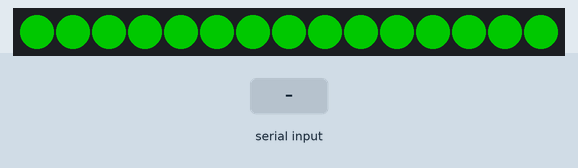
The sketch below on a simulated Arduino Uno, built with avr-gcc and run on an emulated ATmega328P. On the bench: 15 RGB LEDs in strip order, left to right. The test bench sets the inputs (shaded band). Dim RGB values are drawn brighter than linear.

Above: at 0.1 s.
1.8 s: "1" received over Serial
At 3.4 s:
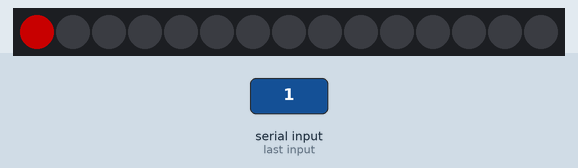
4.3 s: "2" received over Serial
6.8 s: "3" received over Serial
9.3 s: "4" received over Serial
11.8 s: "5" received over Serial
14.3 s: "6" received over Serial
Timing chart, 0 to 17.3 s (numbered marks = the images above; inputs shaded):
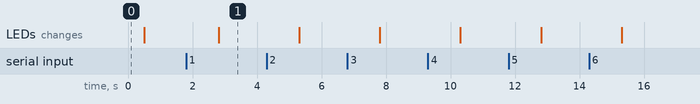

Measured:
- after the input at 1.8 s, the LEDs: change after 1.0 s (image 1)

The sketch:

navtag.ino
```cpp
#include <Adafruit_NeoPixel.h>

#define NUM_LEDS 15
#define DATA_PIN 13

Adafruit_NeoPixel pixels(NUM_LEDS, DATA_PIN, NEO_GRB | NEO_KHZ800);

const uint32_t BLACK = pixels.Color(0, 0, 0);
const uint32_t RED = pixels.Color(255, 0, 0);
const uint32_t GREEN = pixels.Color(0, 255, 0);
const uint32_t BLUE = pixels.Color(0, 0, 255);
const uint32_t PURPLE = pixels.Color(255, 0, 255);
const uint32_t YELLOW = pixels.Color(255, 255, 0);
const uint32_t BROWN_PURPLE = pixels.Color(0, 255, 255);
const uint32_t WHITE = pixels.Color(255, 255, 255);

uint32_t colors[NUM_LEDS];
uint32_t freqs[NUM_LEDS];

void lightAllLeds(uint32_t color)
{
    pixels.clear();
    for (int i = 0; i < NUM_LEDS; i++)
    {
        pixels.setPixelColor(i, color);
    }
    pixels.show();
}

void processInput()
{
    String req = Serial.readString();

    for (int i = 0; (i < req.length()) && (i < NUM_LEDS); i++)
    {
        switch (req[i])
        {
        case '0':
            colors[i] = BLACK;
            break;
        case '1':
            colors[i] = RED;
            break;
        case '2':
            colors[i] = GREEN;
            break;
        case '3':
            colors[i] = BLUE;
            break;
        case '4':
            colors[i] = PURPLE;
            break;
        case '5':
            colors[i] = YELLOW;
            break;
        case '6':
            colors[i] = BROWN_PURPLE;
            break;
        case '7':
            colors[i] = WHITE;
            break;
        default:
            colors[i] = BLACK;
            break;
        }
    }

    // Set freqs
    for (int i = 0; (i + NUM_LEDS < req.length()) && (i < NUM_LEDS); i++)
    {
        int freq = req[i + NUM_LEDS] - '0';
        if (freq >= 0 && freq <= 9)
        {
            freqs[i] = freq;
        }
    }
}

void updateColors()
{
    for (int i = 0; i < NUM_LEDS; i++)
    {
        if (freqs[i] == 0)
        {
            pixels.setPixelColor(i, colors[i]);
        }
        else if (freqs[i] == 9)
        {
            int currentTime = millis() % 6500;
            if (   (currentTime > 0 && currentTime < 250)     || (currentTime > 500 && currentTime < 750)   || (currentTime > 1000 && currentTime < 1250)
                || (currentTime > 1750 && currentTime < 2250) || (currentTime > 2750 && currentTime < 3250) || (currentTime > 3750 && currentTime < 4250)
                || (currentTime > 4750 && currentTime < 5000) || (currentTime > 5250 && currentTime < 5500) || (currentTime > 5750 && currentTime < 6000))
            {
                pixels.setPixelColor(i, colors[i]);
            }
            else
            {
                pixels.setPixelColor(i, BLACK);
            }
        }
        else
        {
            pixels.setPixelColor(i, (millis() % (freqs[i] * 200) > ((freqs[i] * 200) / 2)) ? BLACK : colors[i]);
        }
    }
    pixels.show();
}

void setupPin()
{
    pinMode(LED_BUILTIN, OUTPUT);
    pinMode(DATA_PIN, OUTPUT);

    digitalWrite(LED_BUILTIN, HIGH);
}

void setupLed()
{
    pixels.setBrightness(100);
    pixels.begin();
    pixels.clear();
    pixels.show();
}

void setup()
{
    // Enable serial connection
    Serial.begin(115200);

    // Setup LED
    setupPin();
    setupLed();

    lightAllLeds(GREEN);
    delay(500);
    lightAllLeds(BLACK);
}

void loop()
{
    if (Serial.available() > 0)
    {
        processInput();
    }

    updateColors();
    delay(10);
}
```
